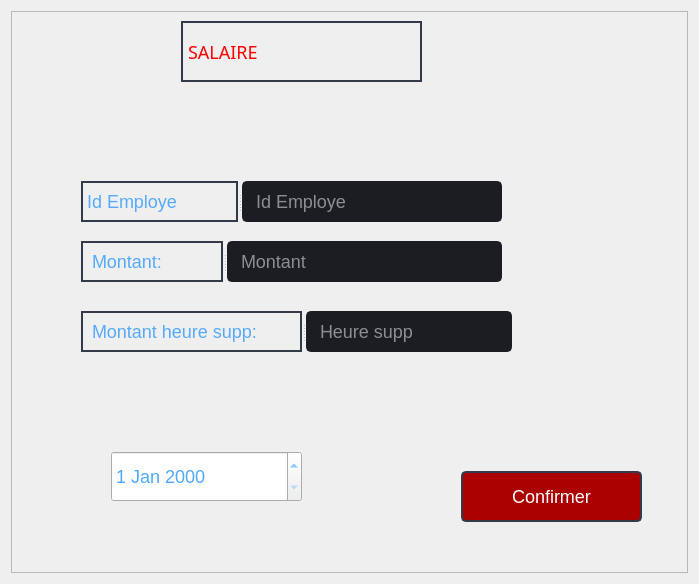
<?xml version="1.0" encoding="UTF-8"?>
<ui version="4.0">
 <class>salaire</class>
 <widget class="QDialog" name="salaire">
  <property name="geometry">
   <rect>
    <x>0</x>
    <y>0</y>
    <width>699</width>
    <height>584</height>
   </rect>
  </property>
  <property name="windowTitle">
   <string>Dialog</string>
  </property>
  <property name="styleSheet">
   <string notr="true">background-color: rgb(40, 44, 52);
QDialog {background: transparent; }
QToolTip {
	color: #ffffff;
	background-color: rgba(27, 29, 35, 160);
	border: 1px solid rgb(40, 40, 40);
	border-radius: 2px;
}
*{
	
	font-size:18px;
};
border-radius: 5px;
gridline-color: transparent;
border-bottom: 1px solid rgb(44, 49, 60);
color: rgb(255, 96, 96);
QMainWindow {background: transparent; }
QToolTip {
	color: #ffffff;
	background-color: rgba(27, 29, 35, 160);
	border: 1px solid rgb(40, 40, 40);
	border-radius: 2px;
}</string>
  </property>
  <layout class="QHBoxLayout" name="horizontalLayout">
   <item>
    <widget class="QFrame" name="frame">
     <property name="styleSheet">
      <string notr="true">background-color: rgb(40, 44, 52);/* LINE EDIT */
QLineEdit {
	background-color: rgb(27, 29, 35);
	border-radius: 5px;
	border: 2px solid rgb(27, 29, 35);
	padding-left: 10px;
}
QLineEdit:hover {
	border: 2px solid rgb(64, 71, 88);
}
QLineEdit:focus {
	border: 2px solid rgb(91, 101, 124);
}

/* SCROLL BARS */
QScrollBar:horizontal {
    border: none;
    background: rgb(52, 59, 72);
    height: 14px;
    margin: 0px 21px 0 21px;
	border-radius: 0px;
}
QScrollBar::handle:horizontal {
    background: rgb(85, 170, 255);
    min-width: 25px;
	border-radius: 7px
}
QScrollBar::add-line:horizontal {
    border: none;
    background: rgb(55, 63, 77);
    width: 20px;
	border-top-right-radius: 7px;
    border-bottom-right-radius: 7px;
    subcontrol-position: right;
    subcontrol-origin: margin;
}
QScrollBar::sub-line:horizontal {
    border: none;
    background: rgb(55, 63, 77);
    width: 20px;
	border-top-left-radius: 7px;
    border-bottom-left-radius: 7px;
    subcontrol-position: left;
    subcontrol-origin: margin;
}
QScrollBar::up-arrow:horizontal, QScrollBar::down-arrow:horizontal
{
     background: none;
}
QScrollBar::add-page:horizontal, QScrollBar::sub-page:horizontal
{
     background: none;
}
 QScrollBar:vertical {
	border: none;
    background: rgb(52, 59, 72);
    width: 14px;
    margin: 21px 0 21px 0;
	border-radius: 0px;
 }
 QScrollBar::handle:vertical {	
	background: rgb(85, 170, 255);
    min-height: 25px;
	border-radius: 7px
 }
 QScrollBar::add-line:vertical {
     border: none;
    background: rgb(55, 63, 77);
     height: 20px;
	border-bottom-left-radius: 7px;
    border-bottom-right-radius: 7px;
     subcontrol-position: bottom;
     subcontrol-origin: margin;
 }
 QScrollBar::sub-line:vertical {
	border: none;
    background: rgb(55, 63, 77);
     height: 20px;
	border-top-left-radius: 7px;
    border-top-right-radius: 7px;
     subcontrol-position: top;
     subcontrol-origin: margin;
 }
 QScrollBar::up-arrow:vertical, QScrollBar::down-arrow:vertical {
     background: none;
 }

 QScrollBar::add-page:vertical, QScrollBar::sub-page:vertical {
     background: none;
 }

/* CHECKBOX */
QCheckBox::indicator {
    border: 3px solid rgb(52, 59, 72);
	width: 15px;
	height: 15px;
	border-radius: 10px;
    background: rgb(44, 49, 60);
}
QCheckBox::indicator:hover {
    border: 3px solid rgb(58, 66, 81);
}
QCheckBox::indicator:checked {
    background: 3px solid rgb(52, 59, 72);
	border: 3px solid rgb(52, 59, 72);	
	background-image: url(:/16x16/icons/16x16/cil-check-alt.png);
}

/* RADIO BUTTON */
QRadioButton::indicator {
    border: 3px solid rgb(52, 59, 72);
	width: 15px;
	height: 15px;
	border-radius: 10px;
    background: rgb(44, 49, 60);
}
QRadioButton::indicator:hover {
    border: 3px solid rgb(58, 66, 81);
}
QRadioButton::indicator:checked {
    background: 3px solid rgb(94, 106, 130);
	border: 3px solid rgb(52, 59, 72);	
}

/* COMBOBOX */
QComboBox{
	background-color: rgb(27, 29, 35);
	border-radius: 5px;
	border: 2px solid rgb(27, 29, 35);
	padding: 5px;
	padding-left: 10px;
}
QComboBox:hover{
	border: 2px solid rgb(64, 71, 88);
}
QComboBox::drop-down {
	subcontrol-origin: padding;
	subcontrol-position: top right;
	width: 25px; 
	border-left-width: 3px;
	border-left-color: rgba(39, 44, 54, 150);
	border-left-style: solid;
	border-top-right-radius: 3px;
	border-bottom-right-radius: 3px;	
	background-image: url(:/16x16/icons/16x16/cil-arrow-bottom.png);
	background-position: center;
	background-repeat: no-reperat;
 }
QComboBox QAbstractItemView {
	color: rgb(85, 170, 255);	
	background-color: rgb(27, 29, 35);
	padding: 10px;
	selection-background-color: rgb(39, 44, 54);
}

/* SLIDERS */
QSlider::groove:horizontal {
    border-radius: 9px;
    height: 18px;
	margin: 0px;
	background-color: rgb(52, 59, 72);
}
QSlider::groove:horizontal:hover {
	background-color: rgb(55, 62, 76);
}
QSlider::handle:horizontal {
    background-color: rgb(85, 170, 255);
    border: none;
    height: 18px;
    width: 18px;
    margin: 0px;
	border-radius: 9px;
}
QSlider::handle:horizontal:hover {
    background-color: rgb(105, 180, 255);
}
QSlider::handle:horizontal:pressed {
    background-color: rgb(65, 130, 195);
}

QSlider::groove:vertical {
    border-radius: 9px;
    width: 18px;
    margin: 0px;
	background-color: rgb(52, 59, 72);
}
QSlider::groove:vertical:hover {
	background-color: rgb(55, 62, 76);
}
QSlider::handle:vertical {
    background-color: rgb(85, 170, 255);
	border: none;
    height: 18px;
    width: 18px;
    margin: 0px;
	border-radius: 9px;
}
QSlider::handle:vertical:hover {
    background-color: rgb(105, 180, 255);
}
QSlider::handle:vertical:pressed {
    background-color: rgb(65, 130, 195);
}
QTableWidget{
	background-color: rgb(255, 255, 255);
}
QDialog {background: transparent; }
QToolTip {
	color: #ffffff;
	background-color: rgba(27, 29, 35, 160);
	border: 1px solid rgb(40, 40, 40);
	border-radius: 2px;
}
*{
	
	font-size:18px;
}

</string>
     </property>
     <property name="frameShape">
      <enum>QFrame::StyledPanel</enum>
     </property>
     <property name="frameShadow">
      <enum>QFrame::Raised</enum>
     </property>
     <widget class="QPushButton" name="pushButton_43">
      <property name="geometry">
       <rect>
        <x>450</x>
        <y>460</y>
        <width>181</width>
        <height>51</height>
       </rect>
      </property>
      <property name="minimumSize">
       <size>
        <width>150</width>
        <height>30</height>
       </size>
      </property>
      <property name="font">
       <font>
        <family>Segoe UI</family>
        <pointsize>9</pointsize>
       </font>
      </property>
      <property name="styleSheet">
       <string notr="true">QPushButton {
	color: rgb(255, 255, 255);
	border: 2px solid rgb(52, 59, 72);
	border-radius: 5px;	
	
	background-color: rgb(170, 0, 0);

}
QPushButton:hover {
	background-color: rgb(57, 65, 80);
	border: 2px solid rgb(61, 70, 86);
}
QPushButton:pressed {	
	background-color: rgb(35, 40, 49);
	border: 2px solid rgb(43, 50, 61);
}</string>
      </property>
      <property name="text">
       <string>Confirmer</string>
      </property>
      <property name="icon">
       <iconset>
        <normaloff>:/16x16/icons/16x16/cil-folder-open.png</normaloff>:/16x16/icons/16x16/cil-folder-open.png</iconset>
      </property>
     </widget>
     <widget class="QLabel" name="label_16">
      <property name="geometry">
       <rect>
        <x>170</x>
        <y>10</y>
        <width>241</width>
        <height>61</height>
       </rect>
      </property>
      <property name="font">
       <font>
        <family>Orbitron</family>
        <pointsize>20</pointsize>
        <weight>9</weight>
        <italic>false</italic>
        <bold>false</bold>
       </font>
      </property>
      <property name="styleSheet">
       <string notr="true">
color: rgb(255, 0, 0);

border:2px solid  rgb(52, 59, 72);
font: 75 20pt &quot;Orbitron&quot;;
</string>
      </property>
      <property name="text">
       <string>SALAIRE</string>
      </property>
     </widget>
     <widget class="QSplitter" name="splitter">
      <property name="geometry">
       <rect>
        <x>70</x>
        <y>300</y>
        <width>431</width>
        <height>41</height>
       </rect>
      </property>
      <property name="orientation">
       <enum>Qt::Horizontal</enum>
      </property>
      <widget class="QLabel" name="label_13">
       <property name="font">
        <font>
         <pointsize>11</pointsize>
        </font>
       </property>
       <property name="styleSheet">
        <string notr="true">color : rgb(85, 170, 255);

border:2px solid  rgb(52, 59, 72);
</string>
       </property>
       <property name="text">
        <string> Montant heure supp:</string>
       </property>
      </widget>
      <widget class="QLineEdit" name="lineEdit_7">
       <property name="minimumSize">
        <size>
         <width>0</width>
         <height>30</height>
        </size>
       </property>
       <property name="styleSheet">
        <string notr="true">QLineEdit {
color : rgb(255, 255, 255);
	background-color: rgb(27, 29, 35);
	border-radius: 5px;
	border: 2px solid rgb(27, 29, 35);
	padding-left: 10px;
}
QLineEdit:hover {
	border: 2px solid rgb(64, 71, 88);
}
QLineEdit:focus {
	border: 2px solid rgb(91, 101, 124);
}</string>
       </property>
       <property name="inputMethodHints">
        <set>Qt::ImhDigitsOnly</set>
       </property>
       <property name="text">
        <string/>
       </property>
       <property name="placeholderText">
        <string>Heure supp</string>
       </property>
      </widget>
     </widget>
     <widget class="QSplitter" name="splitter_2">
      <property name="geometry">
       <rect>
        <x>70</x>
        <y>230</y>
        <width>421</width>
        <height>41</height>
       </rect>
      </property>
      <property name="orientation">
       <enum>Qt::Horizontal</enum>
      </property>
      <widget class="QLabel" name="label_15">
       <property name="font">
        <font>
         <pointsize>11</pointsize>
        </font>
       </property>
       <property name="styleSheet">
        <string notr="true">color : rgb(85, 170, 255);

border:2px solid  rgb(52, 59, 72);
</string>
       </property>
       <property name="text">
        <string> Montant:</string>
       </property>
      </widget>
      <widget class="QLineEdit" name="lineEdit_9">
       <property name="minimumSize">
        <size>
         <width>0</width>
         <height>30</height>
        </size>
       </property>
       <property name="styleSheet">
        <string notr="true">QLineEdit {
color : rgb(255, 255, 255);
	background-color: rgb(27, 29, 35);
	border-radius: 5px;
	border: 2px solid rgb(27, 29, 35);
	padding-left: 10px;
}
QLineEdit:hover {
	border: 2px solid rgb(64, 71, 88);
}
QLineEdit:focus {
	border: 2px solid rgb(91, 101, 124);
}</string>
       </property>
       <property name="inputMethodHints">
        <set>Qt::ImhDigitsOnly</set>
       </property>
       <property name="text">
        <string/>
       </property>
       <property name="placeholderText">
        <string>Montant</string>
       </property>
      </widget>
     </widget>
     <widget class="QDateEdit" name="dateEdit">
      <property name="geometry">
       <rect>
        <x>100</x>
        <y>440</y>
        <width>191</width>
        <height>51</height>
       </rect>
      </property>
      <property name="styleSheet">
       <string notr="true">color: rgb(78, 170, 255);</string>
      </property>
     </widget>
     <widget class="QSplitter" name="splitter_3">
      <property name="geometry">
       <rect>
        <x>70</x>
        <y>170</y>
        <width>421</width>
        <height>41</height>
       </rect>
      </property>
      <property name="orientation">
       <enum>Qt::Horizontal</enum>
      </property>
      <widget class="QLabel" name="label_17">
       <property name="font">
        <font>
         <pointsize>11</pointsize>
        </font>
       </property>
       <property name="styleSheet">
        <string notr="true">color : rgb(85, 170, 255);

border:2px solid  rgb(52, 59, 72);
</string>
       </property>
       <property name="text">
        <string>Id Employe</string>
       </property>
      </widget>
      <widget class="QLineEdit" name="lineEdit_10">
       <property name="minimumSize">
        <size>
         <width>0</width>
         <height>30</height>
        </size>
       </property>
       <property name="styleSheet">
        <string notr="true">QLineEdit {
color : rgb(255, 255, 255);
	background-color: rgb(27, 29, 35);
	border-radius: 5px;
	border: 2px solid rgb(27, 29, 35);
	padding-left: 10px;
}
QLineEdit:hover {
	border: 2px solid rgb(64, 71, 88);
}
QLineEdit:focus {
	border: 2px solid rgb(91, 101, 124);
}</string>
       </property>
       <property name="inputMethodHints">
        <set>Qt::ImhDigitsOnly</set>
       </property>
       <property name="text">
        <string/>
       </property>
       <property name="placeholderText">
        <string>Id Employe</string>
       </property>
      </widget>
     </widget>
    </widget>
   </item>
  </layout>
 </widget>
 <resources/>
 <connections/>
</ui>
